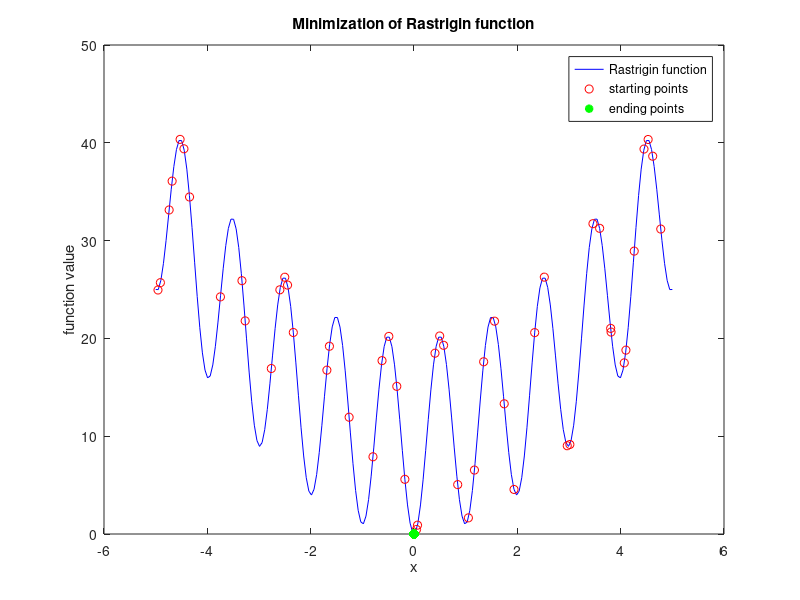

Here is the MATLAB script that generated this plot: (Note: this script raises an error after producing the figure.)
clc
clear all
close all

%% Rastrigin function minimization in dimension 1

B = 0;
C = 0;
f = @(x) (x-B).^2 -10*cos(2*pi*(x-B)) +10 +C;

%% Parameters

N      = 50;        % Number of agents
dt     = 1e-1;      % Time step
T      = 10;        % Final time
niter  = T/dt;
eps    = 1e-6;
alpha  = 50;        
sigma  = 0.1;
M      = 500;       % Number of samples
lambda = 1;

% Initial position in [-5,5]
X0 = rand(N,1)*10 -5; 

% weight function
waf = @(x) exp(-alpha*f(x));

%% Method
X     = X0; 
wafx  = zeros(N,1);
XM = zeros(1,M);

for k=1:M
    for i=1:niter
    %while norm (X-X(1),2)> eps
        Z =randn(N,1);                     % N N(0,1) random numbers
        wafx = waf(X);
        m = (X'*wafx)/sum(wafx);
        X = X - dt*lambda*(X-m) + sigma*sqrt(dt)*(norm(X-m,2).*Z);
    end
    XM(:,k)= X(1);
    X0 = rand(N,1)*10 -5;
    X    = X0; 
    wafx = zeros(N,1);
end

%% plot

fX0 = f(X0);
x = linspace(-5, 5, 200);
fx = f(x);

figure
plot (x, fx, '-b', X0, fX0, 'or', XM(1,:), f(XM(1,:)), '*g','linewidth',2)
xlabel('x')
ylabel('function value')
legend('Rastrigin function','starting points','ending points')
title('Minimization of Rastrigin function')

% figure
% plot (x, fx, '-b')
% title('Rastrigin function')

figure
histogram(XM,50)
axis([-0.01 0.01 0 50])
title('Histogram')